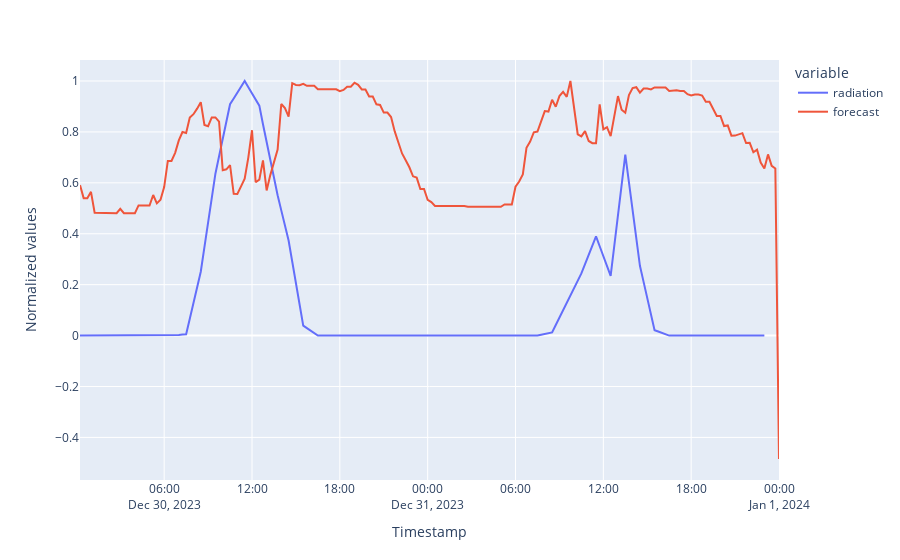

Source (notebook cell):
### Code cell
# Look at the normalized plots of both the radiation and forecast, do you recognize any paterns?

fig_forecast_radiation=pd.concat(
    [
        test_data["radiation"]/max(test_data["radiation"]),
        forecast["forecast"]/max(forecast["forecast"])
    ], axis=1).plot()
fig_forecast_radiation.update_layout(
    xaxis_title='Timestamp',
    yaxis_title="Normalized values"
)
display(fig_forecast_radiation.show())

### Figure 1 — Plotly figure (JSON) as saved in the notebook; plotly's stock layout.template omitted (floating-point values rounded to 4 significant figures; data arrays with more than 128 entries replaced by an {"elided": "..."} marker saying what was removed)
{"data": [{"hovertemplate": "variable=radiation<br>index=%{x}<br>value=%{y}<extra></extra>", "legendgroup": "radiation", "line": {"color": "#636efa", "dash": "solid"}, "marker": {"symbol": "circle"}, "mode": "lines", "name": "radiation", "orientation": "v", "showlegend": true, "type": "scatter", "x": {"elided": "192 str values"}, "xaxis": "x", "y": {"elided": "192 float values"}, "yaxis": "y"}, {"hovertemplate": "variable=forecast<br>index=%{x}<br>value=%{y}<extra></extra>", "legendgroup": "forecast", "line": {"color": "#EF553B", "dash": "solid"}, "marker": {"symbol": "circle"}, "mode": "lines", "name": "forecast", "orientation": "v", "showlegend": true, "type": "scatter", "x": {"elided": "192 str values"}, "xaxis": "x", "y": {"elided": "192 float values"}, "yaxis": "y"}], "layout": {"legend": {"title": {"text": "variable"}, "tracegroupgap": 0}, "margin": {"t": 60}, "xaxis": {"anchor": "y", "domain": [0, 1], "title": {"text": "Timestamp"}}, "yaxis": {"anchor": "x", "domain": [0, 1], "title": {"text": "Normalized values"}}}}
